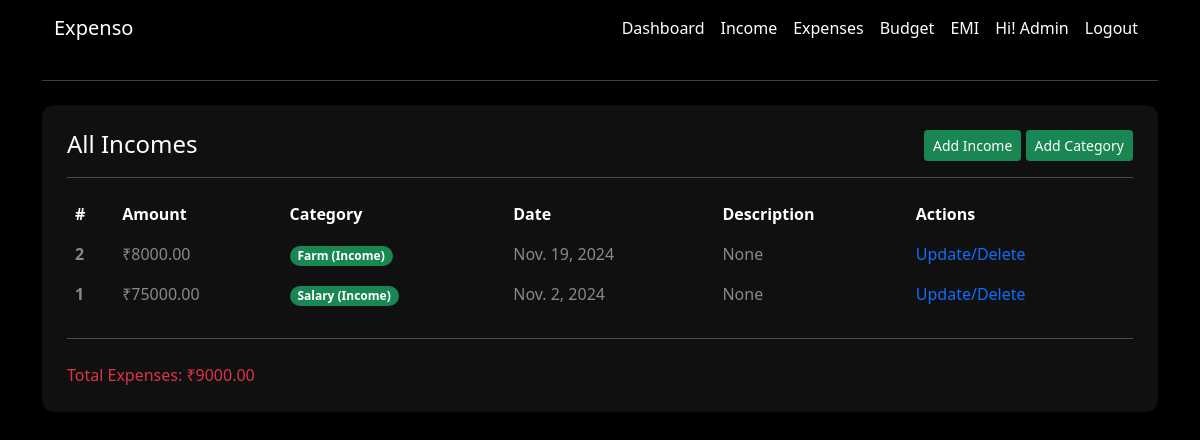
The page /income/ (signed in) on the database its author committed.
### app/models.py (models this page shows, shortened)
class User(AbstractBaseUser, PermissionsMixin):
    email = models.EmailField(
        verbose_name="email address",  # Human-readable name for email
        max_length=255,  # Maximum length for the email field
        unique=True,  # Ensures email is unique
    )
    username = models.CharField(max_length=50, unique=True, blank=True, null=True)  # Optional username field
    name = models.CharField(max_length=50)
    phone = models.CharField(max_length=10)
    is_active = models.BooleanField(default=True)  # Defaults to active
    is_admin = models.BooleanField(default=False)
    objects = UserManager()
    USERNAME_FIELD = "email"
    REQUIRED_FIELDS = ["name", "phone", "username"]
    def total_expense(self):
        return sum(expense.amount for expense in self.expenses.all()) if self.expenses.exists() else 0

class Income(models.Model):
    user = models.ForeignKey(  # Foreign key to associate income records with a user.
        User,  # Refers to the User model.
        on_delete=models.CASCADE,  # Deletes income records if the associated user is deleted.
        related_name='income'  # Allows reverse querying using 'income' on the User model.
    )
    amount = models.DecimalField(  # Field to store the income amount.
        max_digits=10,  # Maximum number of digits in the amount (including decimal places).
        decimal_places=2  # Number of digits after the decimal point (e.g., 12345.67).
    )
    category = models.ForeignKey(  # Foreign key to associate the income with a category.
        Category,  # Refers to the Category model.
        on_delete=models.CASCADE,  # Deletes income records if the associated category is deleted.
        limit_choices_to={'category_type': 'Income'},  # Limits category choices to "Income" type.
        related_name='income'  # Allows reverse querying using 'income' on the Category model.
    )
    description = models.TextField(  # Field to store an optional description for the income.
        blank=True,  # Allows this field to be left empty in forms.
        null=True  # Allows this field to store NULL values in the database.
    )
    date = models.DateField()  # Field to store the date of the income.
    created_at = models.DateTimeField(  # Field to store when the income record was created.
        auto_now_add=True  # Automatically sets the current timestamp when created.
    )

class Category(models.Model):
    INCOME = 'Income'  # Constant for the "Income" category type.
    EXPENSE = 'Expense'  # Constant for the "Expense" category type.
    CATEGORY_TYPES = [  # A list of choices for the 'category_type' field.
        (INCOME, 'Income'),  # First choice is "Income".
        (EXPENSE, 'Expense'),  # Second choice is "Expense".
    ]
    user = models.ForeignKey(  # Foreign key to associate categories with a user.
        User,  # Refers to the User model.
        on_delete=models.CASCADE,  # Deletes categories when the user is deleted.
        blank=True,  # Allows this field to be left empty.
        null=True,  # Allows this field to store NULL values.
        related_name='categories'  # Allows reverse querying using 'categories' on the User model.
    )
    name = models.CharField(  # Field for the category name.
        max_length=50,  # Maximum length of the name is 50 characters.
    )
    category_type = models.CharField(  # Field for the type of category (Income or Expense).
        max_length=10,  # Maximum length of the category type is 10 characters.
        choices=CATEGORY_TYPES  # Limits the field to predefined choices (Income/Expense).
    )
    created_at = models.DateTimeField(  # Field to store when the category was created.
        auto_now_add=True  # Automatically sets the current timestamp when created.
    )
    def __str__(self):  # String representation of the category object.
        return f"{self.name} ({self.category_type})"  # Displays the category name and type in admin or shell.

class Expense(models.Model):
    user = models.ForeignKey(  # Foreign key to associate expense records with a user.
        User,  # Refers to the User model.
        on_delete=models.CASCADE,  # Deletes expense records if the associated user is deleted.
        related_name='expenses'  # Allows reverse querying using 'expenses' on the User model.
    )
    amount = models.DecimalField(  # Field to store the expense amount.
        max_digits=10,  # Maximum number of digits in the amount (including decimal places).
        decimal_places=2  # Number of digits after the decimal point (e.g., 12345.67).
    )
    category = models.ForeignKey(  # Foreign key to associate the expense with a category.
        Category,  # Refers to the Category model.
        on_delete=models.CASCADE,  # Deletes expense records if the associated category is deleted.
        limit_choices_to={'category_type': 'Expense'},  # Limits category choices to "Expense" type.
        related_name='expenses'  # Allows reverse querying using 'expenses' on the Category model.
    )
    description = models.TextField(  # Field to store an optional description for the expense.
        blank=True,  # Allows this field to be left empty in forms.
        null=True  # Allows this field to store NULL values in the database.
    )
    date = models.DateField()  # Field to store the date of the expense.
    is_fixed = models.BooleanField(  # Field to indicate if the expense is fixed (e.g., rent, subscription).
        default=False  # Default value is False, meaning the expense is not fixed.
    )
    created_at = models.DateTimeField(  # Field to store when the expense record was created.
        auto_now_add=True  # Automatically sets the current timestamp when created.
    )

### app/views.py (the view)
# urls.py: path('income/', views.income_view, name='income'),
@login_required(login_url='login')
def income_view(request):
    incomes = Income.objects.filter(user=request.user).order_by('-date')
    return render(request, 'income/income.html', context={'incomes':incomes})

### app/templates/income/income.html (shortened to what this page needs)
{% extends 'base.html' %}
{% block content %}
<hr class="my-4">
<div class="row">
    <div class="col-12 mb-4">
        <div class="card text-white shadow-sm p-4">
            <div class="d-flex justify-content-between">
                <h4 class="card-title mb-0">All Incomes</h4>
                <div>
                    <a href="{% url 'income-add' %}" class="btn btn-sm btn-success">Add Income</a>
                    <a href="{% url 'category-add' %}" class="btn btn-sm btn-success">Add Category</a>
                </div>
            </div>
            <hr>
            <div class="table-responsive">
                <table class="table text-white">
                    <thead>
                        <tr>
                            <th scope="col">#</th>
                            <th scope="col">Amount</th>
                            <th scope="col">Category</th>
                            <th scope="col">Date</th>
                            <th scope="col">Description</th>
                            <th scope="col">Actions</th>
                        </tr>
                    </thead>
                    <tbody>
                        {% for income in incomes %}
                        <tr class="text-white-50">
                            <th scope="row">{{income.id}}</th>
                            <td>₹{{income.amount}}</td>
                            <td><span class="badge rounded-pill bg-success">{{income.category}}</span></td>
                            <td>{{income.date}}</td>
                            <td>{% if income.description %}  {{income.description}} {% else %}  None  {% endif %}</td>
                            <td><a href="{% url 'income-update' income.id %}" style="text-decoration: none">Update/Delete</a></td>
                        </tr>
                        {% endfor %}
                    </tbody>
                </table>
            </div>
            <hr class="my-2">
            <div class="d-flex justify-content-between mt-3">
                <p class="mb-0 text-danger">Total Expenses: ₹{{ request.user.total_expense }}</p>
            </div>
        </div>
    </div>
</div>
{% endblock %}

### app/templates/navbar.html (shortened to what this page needs)
<nav class="navbar navbar-expand-lg" style="background-color: #000;">
  <div class="container-fluid">
    <a class="navbar-brand text-white" href="{% url 'home' %}">Expenso</a>
    <div class="collapse navbar-collapse" id="navbarTogglerDemo02">
      <ul class="navbar-nav ms-auto mb-2 mb-lg-0">
          <li class="nav-item">
            <a class="nav-link text-white" href="{% url 'dashboard' %}">Dashboard</a>
          </li>
          <li class="nav-item">
            <a class="nav-link text-white" href="{% url 'income' %}">Income</a>
          </li>
          <li class="nav-item">
            <a class="nav-link text-white" href="{% url 'expenses' %}">Expenses</a>
          </li>
          <li class="nav-item">
            <a class="nav-link text-white" href="{% url 'budgets' %}">Budget</a>
          </li>
          <li class="nav-item">
            <a class="nav-link text-white" href="{% url 'emi' %}">EMI</a>
          </li>
          <li class="nav-item">
            <a class="nav-link text-white" href="#">Hi! {{request.user.username | capfirst}}</a>
          </li>
          {% if request.user.is_authenticated %}
          <li class="nav-item">
            <a class="nav-link text-white" href="{% url 'logout' %}">Logout</a>
          </li>
          {% endif %}
      </ul>
    </div>
  </div>
</nav>

### app/templates/base.html (style rules this page uses)
.table, .table th, .table td { border: none; }
.card { background-color: #111010 !important; border-radius: 12px !important; }

### rows shown on the page
User: user.username "Admin", user.total_expense "9000.00"
Income: id "2", amount "8000.00", category "Farm (Income)", date "Nov. 19, 2024", description "None"
Income: id "1", amount "75000.00", category "Salary (Income)", date "Nov. 2, 2024", description "None"
